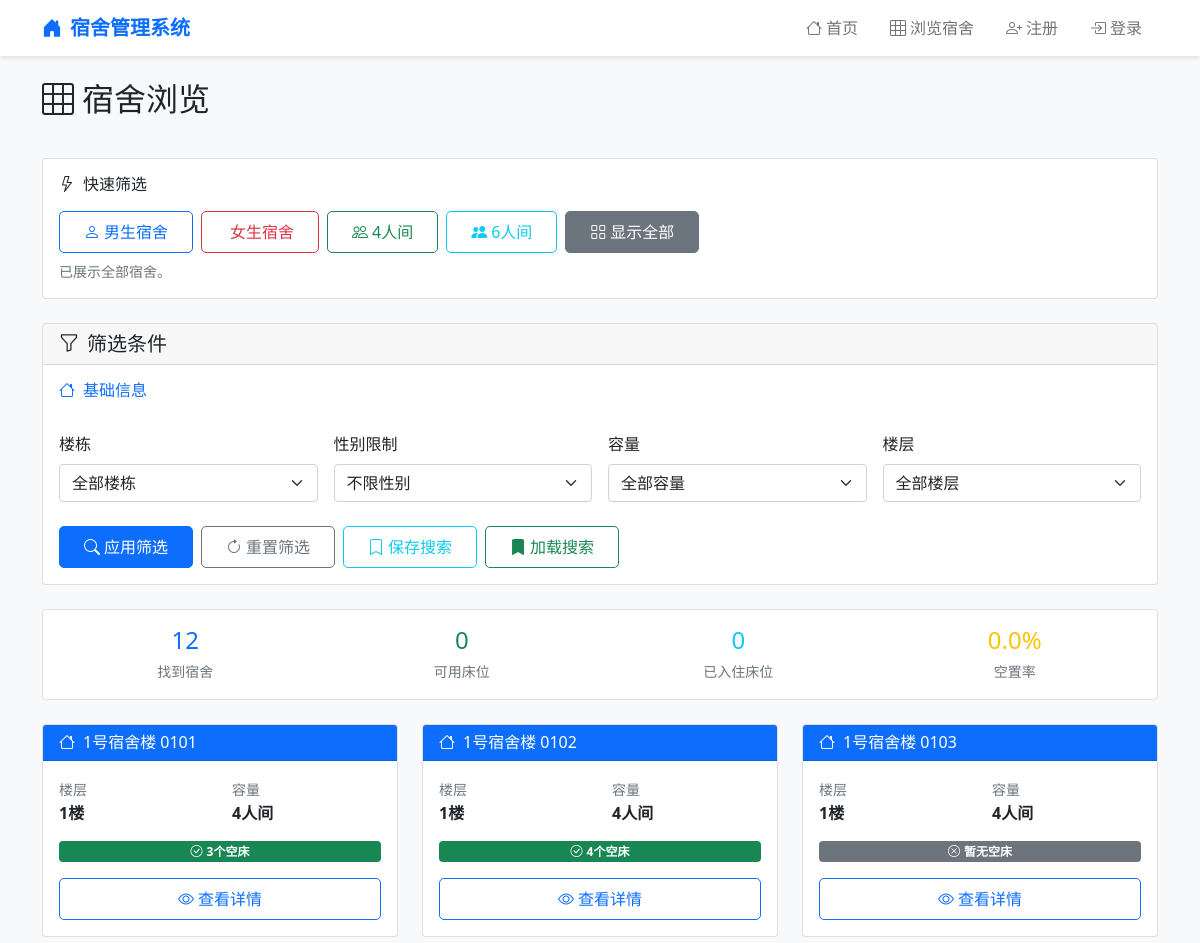
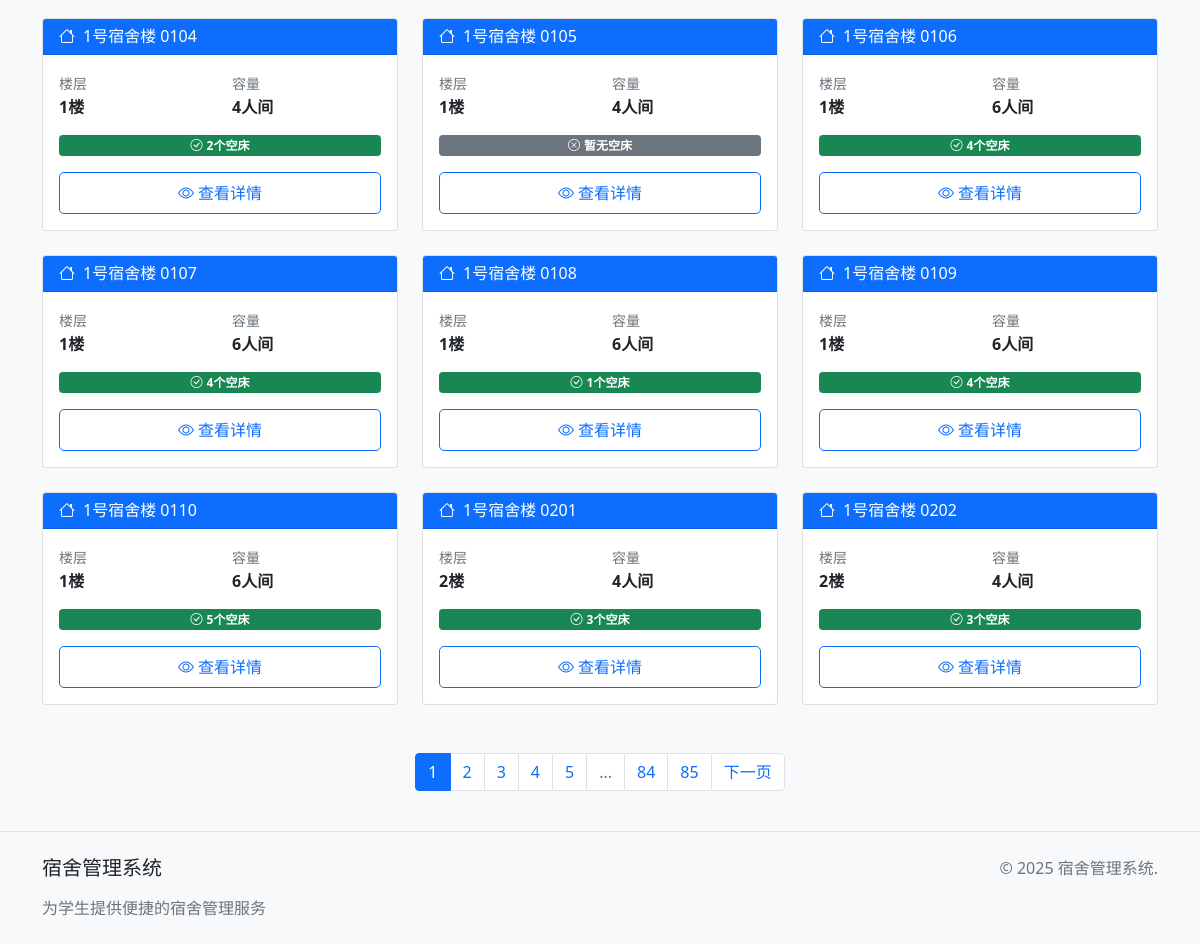
Page /dorm/browse on the committed database (2 pictures, top to bottom).
### models/dormitory.py (models this page shows)
class Dormitory(db.Model):
    __tablename__ = 'dormitories'
    id = db.Column(db.Integer, primary_key=True)
    building_id = db.Column(db.Integer, db.ForeignKey('buildings.id'))
    room_number = db.Column(db.String(20), nullable=False)
    floor = db.Column(db.Integer, nullable=False)
    capacity = db.Column(db.Integer, nullable=False)
    room_type = db.Column(db.String(20))  # 标准间/豪华间
    has_ac = db.Column(db.Boolean, default=True)
    has_bathroom = db.Column(db.Boolean, default=True)
    has_balcony = db.Column(db.Boolean, default=False)
    has_water_heater = db.Column(db.Boolean, default=True)
    monthly_rent = db.Column(db.Float)  # 月租金
    area = db.Column(db.Float)  # 面积
    orientation = db.Column(db.String(20))  # 朝向
    building = db.relationship('Building', backref='dormitories')
    @property
    def available_beds(self):
        return [bed for bed in self.beds if bed.status == BedStatus.AVAILABLE.value]
    @property
    def occupied_count(self):
        return len([bed for bed in self.beds if bed.status == BedStatus.OCCUPIED.value])

class Building(db.Model):
    __tablename__ = 'buildings'
    id = db.Column(db.Integer, primary_key=True)
    name = db.Column(db.String(50), nullable=False)
    gender = db.Column(db.String(10), nullable=False)
    total_floors = db.Column(db.Integer, nullable=False)
    location = db.Column(db.String(100))  # 位置描述
    facilities = db.Column(db.Text)  # 设施说明
    description = db.Column(db.Text)
    image_url = db.Column(db.String(200))

### routes/dorm.py (the view)
@dorm_bp.route('/browse')
def browse():
    building_id = request.args.get('building_id', type=int)
    capacity = request.args.get('capacity', type=int)
    floor = request.args.get('floor', type=int)
    gender = request.args.get('gender')
    query = Dormitory.query.join(Building)
    if building_id:
        query = query.filter(Dormitory.building_id == building_id)
    if capacity:
        query = query.filter(Dormitory.capacity == capacity)
    if floor:
        query = query.filter(Dormitory.floor == floor)
    if gender:
        query = query.filter(Building.gender == gender)
    page = request.args.get('page', 1, type=int)
    pagination = query.paginate(page=page, per_page=12)
    buildings = Building.query.all()
    return render_template('dorms/browse.html',
                         dorms=pagination.items,
                         pagination=pagination,
                         buildings=buildings)

### templates/dorms/browse.html (shortened to what this page needs)
{% extends "base.html" %}
{% block content %}
<div class="container py-4">
    <div class="row mb-4">
        <div class="col-12">
            <h2 class="mb-3">
                <i class="bi bi-grid-3x3 me-2"></i>宿舍浏览
            </h2>
        </div>
    </div>
    <div class="row mb-4">
        <div class="col-12">
            <div class="card">
                <div class="card-body">
                    <h6 class="card-title mb-3">
                        <i class="bi bi-lightning me-2"></i>快速筛选
                    </h6>
                    <div class="d-flex gap-2 flex-wrap" id="quickFilterGroup">
                        <button type="button" class="btn btn-outline-primary" data-filter-type="male" onclick="quickFilter('male')">
                            <i class="bi bi-person me-1"></i>男生宿舍
                        </button>
                        <button type="button" class="btn btn-outline-danger" data-filter-type="female" onclick="quickFilter('female')">
                            女生宿舍
                        </button>
                        <button type="button" class="btn btn-outline-success" data-filter-type="4person" onclick="quickFilter('4person')">
                            <i class="bi bi-people me-1"></i>4人间
                        </button>
                        <button type="button" class="btn btn-outline-info" data-filter-type="6person" onclick="quickFilter('6person')">
                            <i class="bi bi-people-fill me-1"></i>6人间
                        </button>
                        <button type="button" class="btn btn-outline-secondary" data-filter-type="all" onclick="quickFilter('all')">
                            <i class="bi bi-grid me-1"></i>显示全部
                        </button>
                    </div>
                    <div id="quickFilterFeedback" class="text-muted small mt-2">请选择快速筛选条件</div>
                </div>
            </div>
        </div>
    </div>
    <div class="row mb-4">
        <div class="col-12">
            <div class="card">
                <div class="card-header">
                    <h5 class="mb-0">
                        <i class="bi bi-funnel me-2"></i>筛选条件
                    </h5>
                </div>
                <div class="card-body">
                    <form method="GET" class="row g-3">
                        <div class="col-12">
                            <h6 class="text-primary mb-3">
                                <i class="bi bi-house me-2"></i>基础信息
                            </h6>
                        </div>
                        <div class="col-md-3">
                            <label for="building_id" class="form-label">楼栋</label>
                            <select class="form-select" id="building_id" name="building_id">
                                <option value="">全部楼栋</option>
                            </select>
                        </div>
                        <div class="col-md-3">
                            <label for="gender" class="form-label">性别限制</label>
                            <select class="form-select" id="gender" name="gender">
                                <option value="">不限性别</option>
                            </select>
                        </div>
                        <div class="col-md-3">
                            <label for="capacity" class="form-label">容量</label>
                            <select class="form-select" id="capacity" name="capacity">
                                <option value="">全部容量</option>
                            </select>
                        </div>
                        <div class="col-md-3">
                            <label for="floor" class="form-label">楼层</label>
                            <select class="form-select" id="floor" name="floor">
                                <option value="">全部楼层</option>
                            </select>
                        </div>
                        <div class="col-12 mt-4">
                            <div class="d-flex gap-2 flex-wrap">
                                <button type="submit" class="btn btn-primary">
                                    <i class="bi bi-search me-1"></i>应用筛选
                                </button>
                                <a href="{{ url_for('browse_dorms') }}" class="btn btn-outline-secondary">
                                    <i class="bi bi-arrow-clockwise me-1"></i>重置筛选
                                </a>
                                <button type="button" class="btn btn-outline-info" onclick="saveSearch()">
                                    <i class="bi bi-bookmark me-1"></i>保存搜索
                                </button>
                                <button type="button" class="btn btn-outline-success" onclick="loadSearch()">
                                    <i class="bi bi-bookmark-fill me-1"></i>加载搜索
                                </button>
                            </div>
                        </div>
                    </form>
                </div>
            </div>
        </div>
    </div>
    <div class="row mb-4">
        <div class="col-12">
            <div class="card">
                <div class="card-body">
                    <div class="row text-center">
                        <div class="col-md-3">
                            <div class="h4 text-primary mb-1">{{ dorms|length }}</div>
                            <small class="text-muted">找到宿舍</small>
                        </div>
                        <div class="col-md-3">
                            <div class="h4 text-success mb-1">
                                {% set total_available = 0 %}
                                {% for dorm in dorms %}
                                    {% set total_available = total_available + dorm.available_beds|length %}
                                {% endfor %}
                                {{ total_available }}
                            </div>
                            <small class="text-muted">可用床位</small>
                        </div>
                        <div class="col-md-3">
                            <div class="h4 text-info mb-1">
                                {% set total_occupied = 0 %}
                                {% for dorm in dorms %}
                                    {% set total_occupied = total_occupied + dorm.occupied_count %}
                                {% endfor %}
                                {{ total_occupied }}
                            </div>
                            <small class="text-muted">已入住床位</small>
                        </div>
                        <div class="col-md-3">
                            <div class="h4 text-warning mb-1">
                                {% if dorms|length > 0 %}
                                    {{ "%.1f"|format((total_available / (total_available + total_occupied) * 100) if (total_available + total_occupied) > 0 else 0) }}%
                                {% else %}
                                    0%
                                {% endif %}
                            </div>
                            <small class="text-muted">空置率</small>
                        </div>
                    </div>
                </div>
            </div>
        </div>
    </div>
    <div class="row">
        {% for dorm in dorms %}
        <div class="col-md-6 col-lg-4 mb-4">
            <div class="card h-100">
                <div class="card-header bg-primary text-white">
                    <h6 class="mb-0">
                        <i class="bi bi-house me-2"></i>{{ dorm.building.name }} {{ dorm.room_number }}
                    </h6>
                </div>
                <div class="card-body d-flex flex-column">
                    <div class="row mb-3">
                        <div class="col-6">
                            <small class="text-muted">楼层</small>
                            <div class="fw-bold">{{ dorm.floor }}楼</div>
                        </div>
                        <div class="col-6">
                            <small class="text-muted">容量</small>
                            <div class="fw-bold">{{ dorm.capacity }}人间</div>
                        </div>
                    </div>
                    <div class="mt-auto">
                        <div class="d-grid gap-2">
                            {% if dorm.available_beds %}
                            <span class="badge bg-success mb-2">
                                <i class="bi bi-check-circle me-1"></i>{{ dorm.available_beds|length }}个空床
                            </span>
                            {% else %}
                            <span class="badge bg-secondary mb-2">
                                <i class="bi bi-x-circle me-1"></i>暂无空床
                            </span>
                            {% endif %}
                            <a href="{{ url_for('dorm_detail', dorm_id=dorm.id) }}" class="btn btn-outline-primary">
                                <i class="bi bi-eye me-1"></i>查看详情
                            </a>
                        </div>
                    </div>
                </div>
            </div>
        </div>
        {% endfor %}
    </div>
    {% if pagination.pages > 1 %}
    <div class="row mt-4">
        <div class="col-12">
            <nav aria-label="分页导航">
                <ul class="pagination justify-content-center">
                    {% for page_num in pagination.iter_pages() %}
                        {% if page_num %}
                            {% if page_num != pagination.page %}
                            <li class="page-item">
                                <a class="page-link" href="{{ url_for_page('browse_dorms', page_num) }}">{{ page_num }}</a>
                            </li>
                            {% else %}
                            <li class="page-item active">
                                <span class="page-link">{{ page_num }}</span>
                            </li>
                            {% endif %}
                        {% else %}
                        <li class="page-item disabled">
                            <span class="page-link">...</span>
                        </li>
                        {% endif %}
                    {% endfor %}
                    {% if pagination.has_next %}
                    <li class="page-item">
                        <a class="page-link" href="{{ url_for_page('browse_dorms', pagination.next_num) }}">下一页</a>
                    </li>
                    {% endif %}
                </ul>
            </nav>
        </div>
    </div>
    {% endif %}
</div>
{% endblock %}

### templates/base.html (shortened to what this page needs)
<!DOCTYPE html>
<html lang="zh-CN">
<head>
    <link href="https://cdn.jsdelivr.net/npm/bootstrap@5.1.3/dist/css/bootstrap.min.css" rel="stylesheet">
    <link href="https://cdn.jsdelivr.net/npm/bootstrap-icons@1.7.2/font/bootstrap-icons.css" rel="stylesheet">
</head>
<body>
    <nav class="navbar navbar-expand-lg navbar-light bg-white">
        <div class="container">
            <a class="navbar-brand" href="{{ url_for('main.index') }}">
                <i class="bi bi-house-door-fill me-2"></i>宿舍管理系统
            </a>
            <div class="collapse navbar-collapse" id="navbarNav">
                <ul class="navbar-nav ms-auto">
                    <li class="nav-item">
                        <a class="nav-link" href="{{ url_for('main.index') }}">
                            <i class="bi bi-house me-1"></i>首页
                        </a>
                    </li>
                    <li class="nav-item">
                        <a class="nav-link" href="{{ url_for('dorm.browse') }}">
                            <i class="bi bi-grid-3x3 me-1"></i>浏览宿舍
                        </a>
                    </li>
                    {% if current_user.is_authenticated %}
                    <li class="nav-item dropdown">
                        <a class="nav-link dropdown-toggle" href="#" id="navbarDropdown" role="button" data-bs-toggle="dropdown">
                            <i class="bi bi-person-circle me-1"></i>{{ current_user.username }}
                        </a>
                        <ul class="dropdown-menu">
                            <li><a class="dropdown-item" href="{{ url_for('dashboard') }}">
                                <i class="bi bi-speedometer2 me-1"></i>个人中心
                            </a></li>
                            {% if current_user.role == 'admin' %}
                            <li><a class="dropdown-item" href="{{ url_for('admin_dashboard') }}">
                                <i class="bi bi-gear me-1"></i>管理后台
                            </a></li>
                            {% endif %}
                            <li><hr class="dropdown-divider"></li>
                            <li><a class="dropdown-item" href="{{ url_for('logout') }}">
                                <i class="bi bi-box-arrow-right me-1"></i>退出登录
                            </a></li>
                        </ul>
                    </li>
                    {% else %}
                    <li class="nav-item">
                        <a class="nav-link" href="{{ url_for('register') }}">
                            <i class="bi bi-person-plus me-1"></i>注册
                        </a>
                    </li>
                    <li class="nav-item">
                        <a class="nav-link" href="{{ url_for('login') }}">
                            <i class="bi bi-box-arrow-in-right me-1"></i>登录
                        </a>
                    </li>
                    {% endif %}
                </ul>
            </div>
        </div>
    </nav>
    <div class="main-content">
        {% block content %}{% endblock %}
    </div>
    <footer class="footer">
        <div class="container">
            <div class="row">
                <div class="col-md-6">
                    <h5 class="mb-3">宿舍管理系统</h5>
                    <p class="text-muted mb-0">为学生提供便捷的宿舍管理服务</p>
                </div>
                <div class="col-md-6 text-md-end">
                    <p class="text-muted mb-0">© 2025 宿舍管理系统.</p>
                </div>
            </div>
        </div>
    </footer>
</body>
</html>

### rows in the picture
Dormitory: building.name "1号宿舍楼", room_number "0101", floor "1", capacity "4", available_beds|length "3"
Dormitory: building.name "1号宿舍楼", room_number "0102", floor "1", capacity "4", available_beds|length "4"
Dormitory: building.name "1号宿舍楼", room_number "0103", floor "1", capacity "4", shows "暂无空床"
Dormitory: building.name "1号宿舍楼", room_number "0104", floor "1", capacity "4", available_beds|length "2"
Dormitory: building.name "1号宿舍楼", room_number "0105", floor "1", capacity "4", shows "暂无空床"
Dormitory: building.name "1号宿舍楼", room_number "0106", floor "1", capacity "6", available_beds|length "4"
Dormitory: building.name "1号宿舍楼", room_number "0107", floor "1", capacity "6", available_beds|length "4"
Dormitory: building.name "1号宿舍楼", room_number "0108", floor "1", capacity "6", available_beds|length "1"
Dormitory: building.name "1号宿舍楼", room_number "0109", floor "1", capacity "6", available_beds|length "4"
Dormitory: building.name "1号宿舍楼", room_number "0110", floor "1", capacity "6", available_beds|length "5"
Dormitory: building.name "1号宿舍楼", room_number "0201", floor "2", capacity "4", available_beds|length "3"
Dormitory: building.name "1号宿舍楼", room_number "0202", floor "2", capacity "4", available_beds|length "3"

### other values in the picture
{{ dorms|length }} "12"
{{ total_available }} "0"
{{ total_occupied }} "0"
{{ page_num }} "1"
{{ page_num }} "2" "3" "4" "5" "84" "85"
